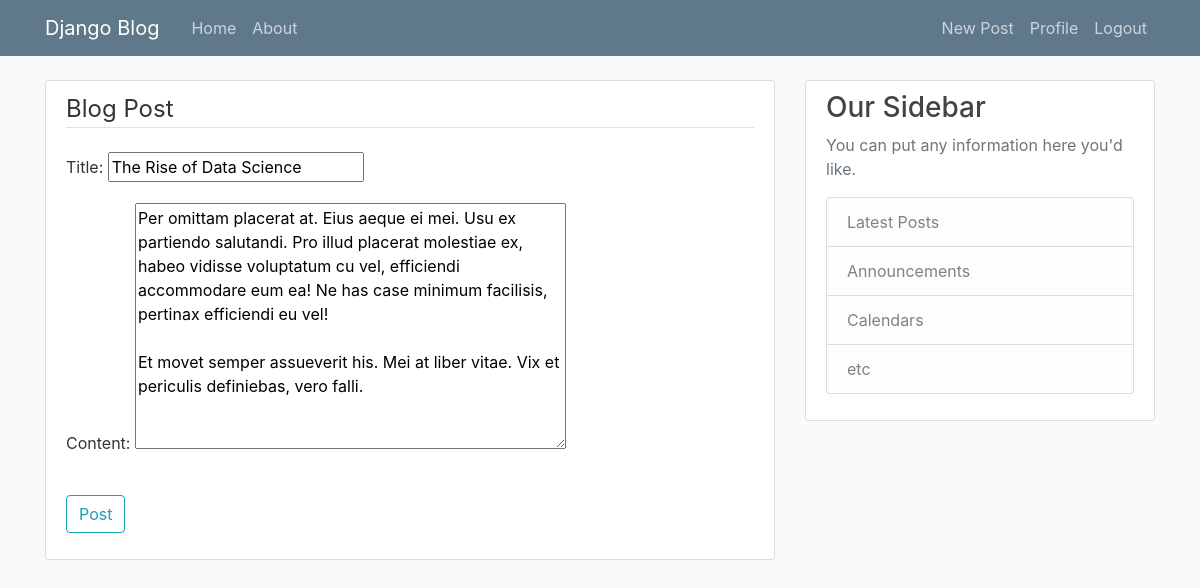
Screenshot of /post/26/update/ (signed in) with the database file from the repository.
### blog/models.py (models this page shows, shortened)
class Post(models.Model):
    title = models.CharField(max_length=100)
    content = models.TextField()
    date_posted = models.DateTimeField(default=timezone.now)
    author = models.ForeignKey(User, on_delete=models.CASCADE)

### blog/views.py (the view, shortened to what this page needs)
# urls.py: path('post/<int:pk>/update/', PostUpdateView.as_view(), name='post-update'),
class PostUpdateView(LoginRequiredMixin, UserPassesTestMixin, UpdateView):
    model = Post
    fields = ['title', 'content']
    def test_func(self):
        post = self.get_object()
        if self.request.user == post.author:
            return True
        return False

### blog/templates/blog/post_form.html (shortened to what this page needs)
{% extends "blog/base.html" %}
{% load crispy_forms_tags %}
{% block content %}
    <div class="content-section">
        <form method="POST">
            <fieldset class="form-group">
                <legend class="border-bottom mb-4">Blog Post</legend>
                {{ form.as_p }}
            </fieldset>
            <div class="form-group">
                <button class="btn btn-outline-info" type="submit">Post</button>
            </div>
        </form>
    </div>
{% endblock content %}

### blog/static/blog/main.css (style rules this page uses)
body { background: #fafafa; color: #333333; margin-top: 5rem; }
.content-section { background: #ffffff; padding: 10px 20px; border: 1px solid #dddddd; border-radius: 3px; margin-bottom: 20px; }

### rows the page displays
Post: title "The Rise of Data Science", content "Per omittam placerat at. Eius aeque ei mei. Usu ex partiendo salutandi. Pro illud placerat molestiae ex, habeo vidisse voluptatum cu vel, efficiendi accommodare eum ea! Ne has case minimum facilisis, pertinax efficiendi eu vel! Et movet semper assueverit his. Mei at liber vitae. Vix et periculis definiebas, vero falli."
